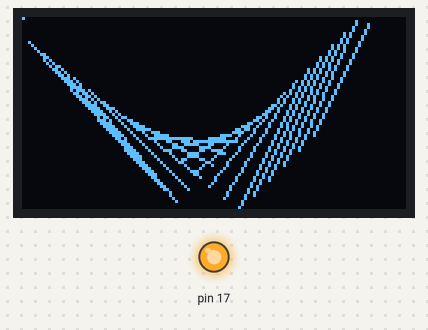
Bench run of a sketch on a simulated Arduboy, built with avr-gcc and run on an emulated ATmega32U4. On the bench: 128×64 one-colour display, output pins drawn as LEDs (lit = HIGH). Random numbers use the default seed unless the sketch sets one.

Above: at 0.47 s.
At 2.62 s:
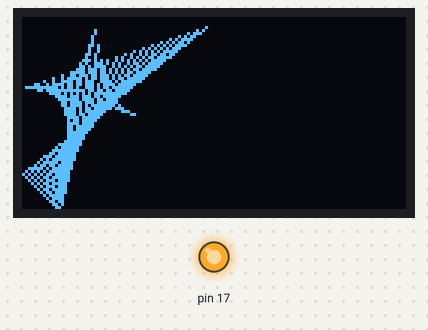
At 5.68 s:
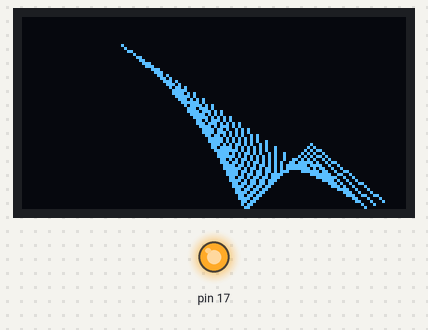
At 10.65 s:
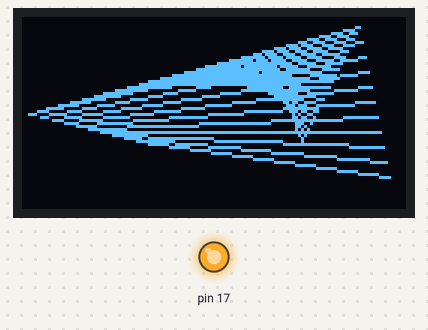
At 16.15 s:
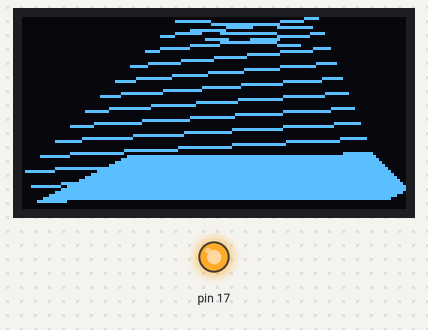
At 21.73 s:
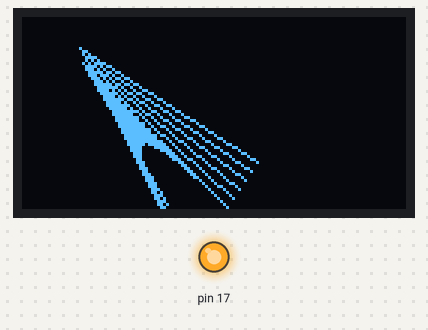

The sketch:

sketch_oct11c.ino
```cpp
#include <SPI.h>
#include <EEPROM.h>
#include "Arduboy.h"
#include "Scene.h"

Arduboy display;

Scene *scene;

void setup() {
  SPI.begin();
  display.start();
  display.clearDisplay();
  display.display();

  scene = (Scene *)malloc(sizeof(struct Scene));
  sceneInit(scene);
}

void loop() {

  if (!(display.nextFrame())) {
    return;
  }

  Line *tail = sceneLine(scene, 0);
  drawLine(tail, 0);

  sceneAdvance(scene);

  for (int i = 0; i < numberOfLines; i++) {
    Line *line = sceneLine(scene, i);
    drawLine(line, 1);
  }

  display.display();
}

void drawLine(Line *line, uint16_t color) {
    display.drawLine(line->e0.p.x, line->e0.p.y, line->e1.p.x, line->e1.p.y, color);
}
```

Scene.h
```cpp
const int screenWidth = 128;
const int screenHeight = 64;

const int numberOfLines = 30;

const int maxSpeed = 6;

/*
 * structs that describe the scene
 */

struct Point {
  int x;
  int y;
};

struct Velocity {
  int dx;
  int dy;
};

struct End {
  Point p;
  Velocity v;
};

struct Line {
  End e0;
  End e1;
};

struct Scene {
  Line lines[numberOfLines];
  int indexOfHeadLine = numberOfLines - 1;
};

/*
 * scene initialization
 */

Point randomPoint() {
  return { random(screenWidth), random(screenHeight) };
}

int randomSpeed() {
  return random(1, maxSpeed);
}

Velocity randomVelocity() {
  return { randomSpeed(), randomSpeed() };
}

End randomEnd() {
  return { randomPoint(), randomVelocity() };
}

Line randomLine() {
  return { randomEnd(), randomEnd() };
}

Point PointZero = { 0, 0 };
Velocity VelocityZero = { 0, 0 };
End EndZero = { PointZero, VelocityZero };
Line LineZero = { EndZero, EndZero };

/*
 * functions to advance basic value types
 */

int sign(int x) {
    return (x > 0) - (x < 0);
}

End endByAdvancingEnd(End en) {

  int ndx = en.v.dx;
  int ndy = en.v.dy;

  int nx = en.p.x + ndx;
  int ny = en.p.y + ndy;

  if (nx < 0 || nx > screenWidth) {
    ndx = -1 * sign(ndx) * randomSpeed();
    nx = en.p.x + ndx;
  }
  if (ny < 0 || ny > screenHeight) {
    ndy  = -1 * sign(ndy) * randomSpeed();
    ny = en.p.y + ndy;
  }

  return {
    { nx, ny },
    { ndx, ndy }
  };
}

Line lineByAdvancingLine(Line line) {
  return {
    endByAdvancingEnd(line.e0),
    endByAdvancingEnd(line.e1)
  };
}

/*
 * functions to operate on pointer to scene
 */

void sceneInit(Scene *scene) {
  for (int i = 0; i < numberOfLines; i++) {
    scene->lines[i] = LineZero;
  }
  scene->lines[scene->indexOfHeadLine] = randomLine();
}

Line *sceneLine(Scene *scene, int index) {
  int j = (scene->indexOfHeadLine + 1 + index) % numberOfLines;
  return &(scene->lines[j]);
}

void sceneAdvance(Scene *scene) {
  Line head = scene->lines[scene->indexOfHeadLine];
  Line nextHead = lineByAdvancingLine(head);
  scene->indexOfHeadLine = (scene->indexOfHeadLine + 1) % numberOfLines;
  scene->lines[scene->indexOfHeadLine] = nextHead;
}
```
